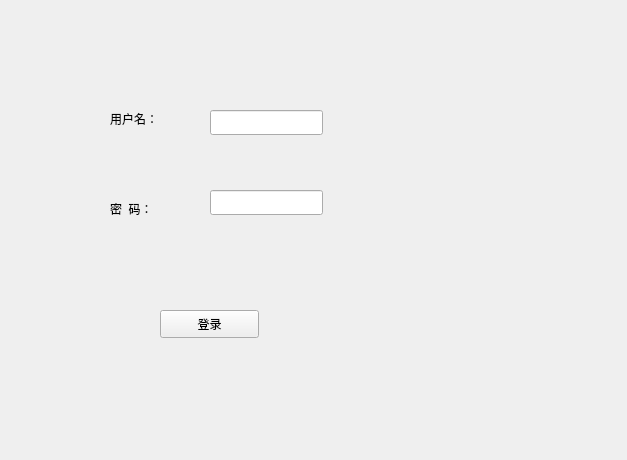
<?xml version="1.0" encoding="UTF-8"?>
<ui version="4.0">
 <class>MyWidget</class>
 <widget class="QWidget" name="MyWidget">
  <property name="geometry">
   <rect>
    <x>0</x>
    <y>0</y>
    <width>627</width>
    <height>460</height>
   </rect>
  </property>
  <property name="windowTitle">
   <string>MyWidget</string>
  </property>
  <widget class="QLabel" name="labelUname">
   <property name="geometry">
    <rect>
     <x>110</x>
     <y>110</y>
     <width>81</width>
     <height>18</height>
    </rect>
   </property>
   <property name="text">
    <string>用户名：</string>
   </property>
  </widget>
  <widget class="QLineEdit" name="lineEditUname">
   <property name="geometry">
    <rect>
     <x>210</x>
     <y>110</y>
     <width>113</width>
     <height>25</height>
    </rect>
   </property>
  </widget>
  <widget class="QLabel" name="labelUpass">
   <property name="geometry">
    <rect>
     <x>110</x>
     <y>200</y>
     <width>81</width>
     <height>18</height>
    </rect>
   </property>
   <property name="text">
    <string>密  码：</string>
   </property>
  </widget>
  <widget class="QLineEdit" name="lineEditUpass">
   <property name="geometry">
    <rect>
     <x>210</x>
     <y>190</y>
     <width>113</width>
     <height>25</height>
    </rect>
   </property>
   <property name="echoMode">
    <enum>QLineEdit::PasswordEchoOnEdit</enum>
   </property>
  </widget>
  <widget class="QPushButton" name="loginBtn">
   <property name="geometry">
    <rect>
     <x>160</x>
     <y>310</y>
     <width>99</width>
     <height>28</height>
    </rect>
   </property>
   <property name="text">
    <string>登录</string>
   </property>
  </widget>
 </widget>
 <layoutdefault spacing="6" margin="11"/>
 <resources/>
 <connections/>
</ui>
